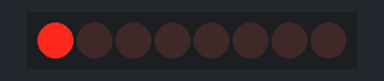
A sketch run on a simulated Arduino Uno, built with avr-gcc and run on an emulated ATmega328P. Shown: 8 shift-register outputs drawn as a row of LEDs (first output left, lit = HIGH).

Above: at 0.05 s.
At 0.35 s:
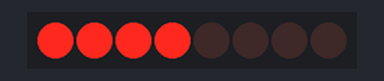
At 0.75 s:
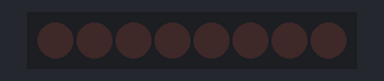
At 1.35 s:
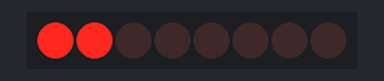
At 2.85 s:
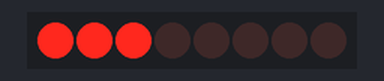
Timing chart, 0 to 3.1 s (numbered marks = the images above):
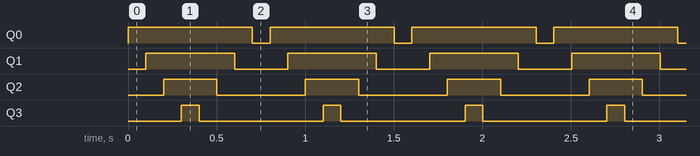

Measured:
- by itself, Q0: alternates HIGH for 0.70 s and LOW for 0.10 s
- by itself, Q1: alternates HIGH for 0.50 s and LOW for 0.30 s
- by itself, Q2: alternates HIGH for 0.30 s and LOW for 0.50 s
- by itself, Q3: alternates HIGH for 0.10 s and LOW for 0.70 s

The sketch:

shift.ino
```cpp
int datapin = 2; // DS
int clockpin = 3; // SHCP
int latchpin = 4; // SHCP

byte data = 0;

void setup() {
    pinMode(datapin, OUTPUT);
    pinMode(datapin, OUTPUT);
    pinMode(latchpin, OUTPUT);
}

void shiftWrite(int desiredPin, boolean desiredState)
{
  bitWrite(data, desiredPin, desiredState);
  shiftOut(datapin, clockpin, MSBFIRST, data);
  digitalWrite(latchpin, HIGH);
  digitalWrite(latchpin, LOW);
}

void loop() {

  for ( int i = 0; i <= 3; i++ )
  {
    shiftWrite(i,HIGH);
    delay(100);
  }
  for(int i = 3; i >= 0; i--)
  {
    shiftWrite(i, LOW);
    delay(100);
  }
}
```

hello.c
```cpp
#include <stdio.h>

main() {
     printf("Hello World!! \n");
}
```
